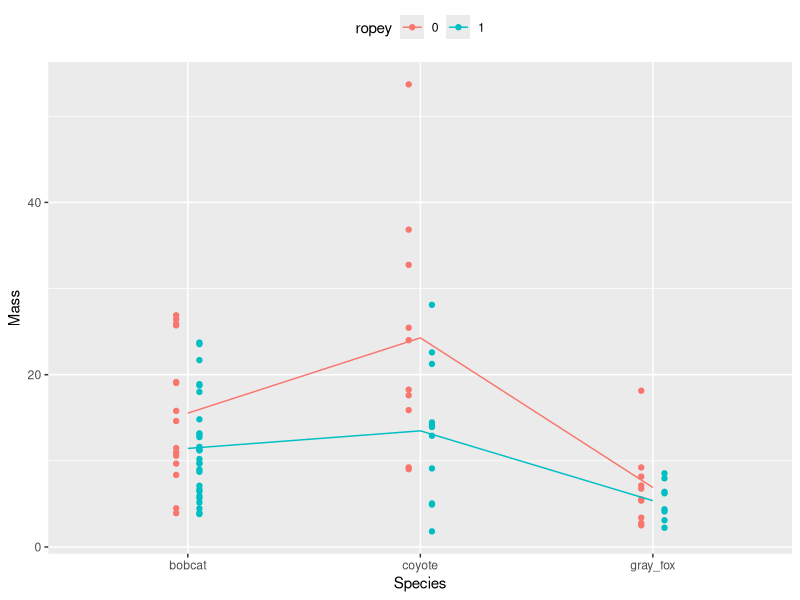
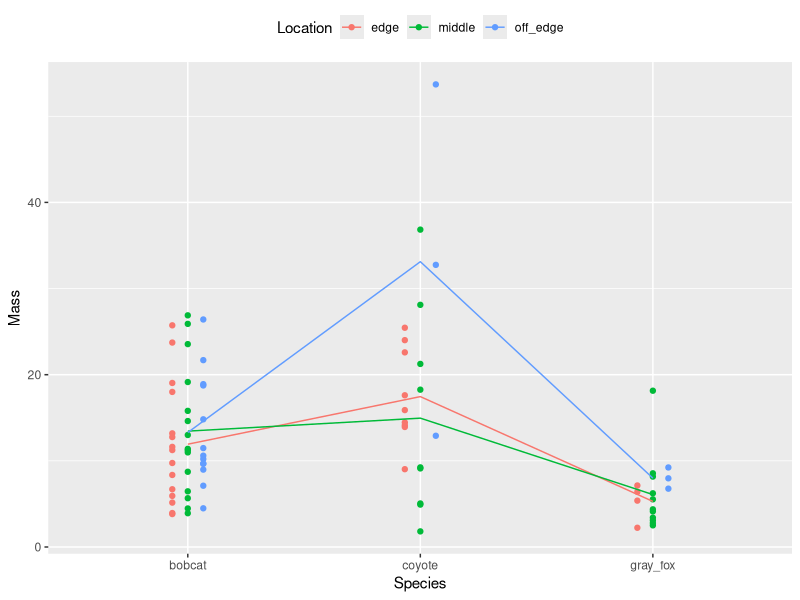
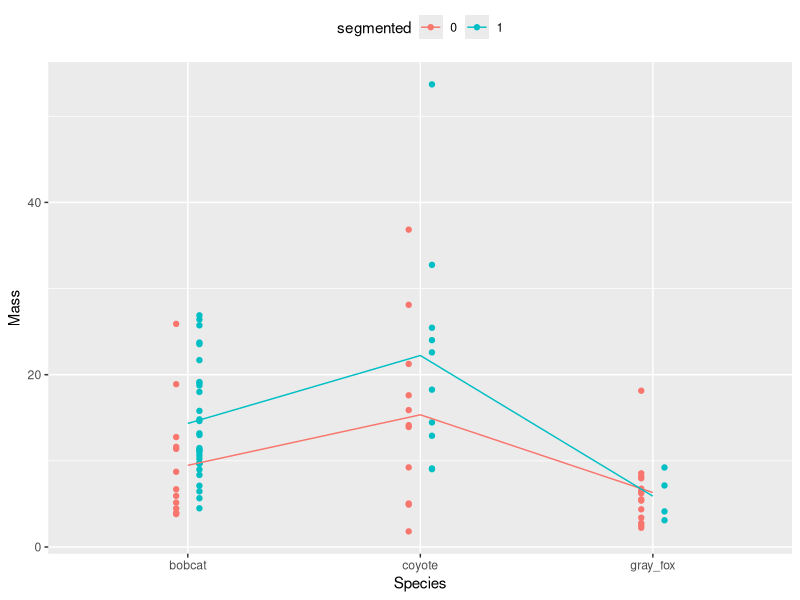
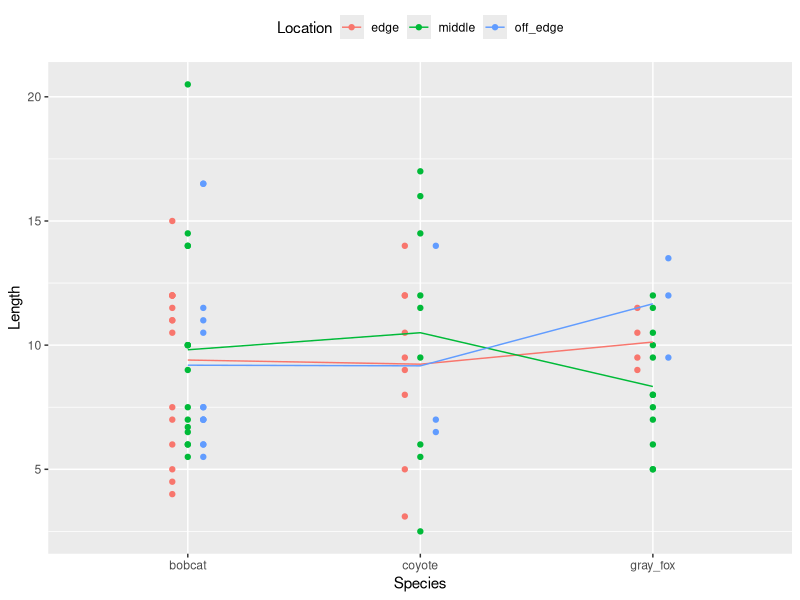
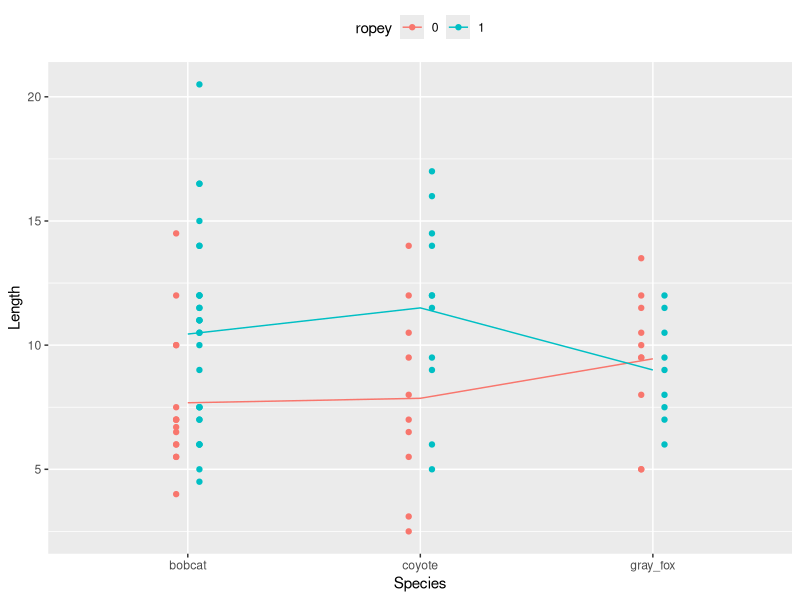
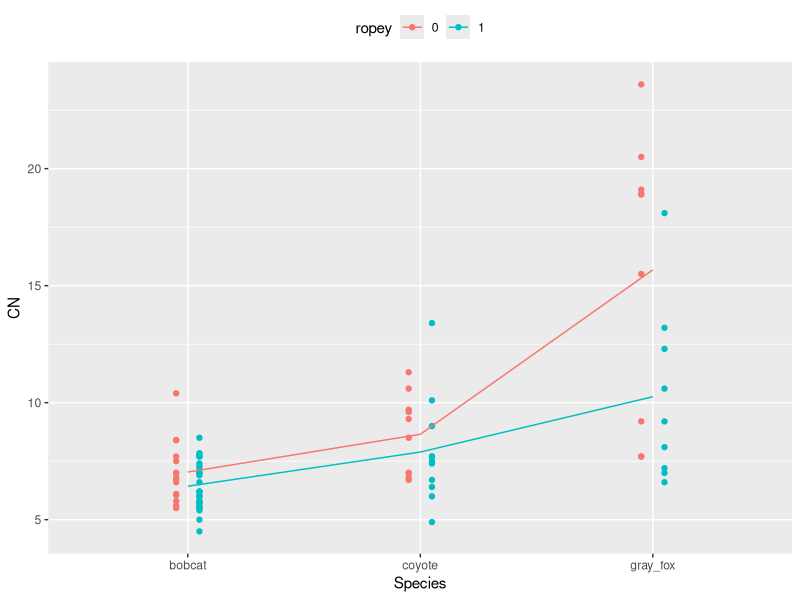

Recreate these plots in R, in order. (Note: this script raises an error after producing the figures.)
#####################################################################
## Code for "Predictive Modeling in R" by Max Kuhn
## Files are at  https://github.com/topepo/IFCS-17

###################################################################
## Slide 4: Load Data

library(caret)
data(scat)
str(scat)

###################################################################
## Slide 5: Missing Data Profile

pct_nonmissing <- function(x) mean(!is.na(x))
unlist(lapply(scat, pct_nonmissing))

###################################################################
## Slide 7: Split the Data

set.seed(11218)
in_train <- createDataPartition(scat$Species, p = 3/4, list = FALSE)
head(in_train)
train_data <- scat[ in_train,]
test_data  <- scat[-in_train,]
## It isn't much data but it's better than nothing...
table(test_data$Species)

###################################################################
## Slide 8: Interaction Plot Code

int_plot <- function(dat, y, x, group) {
  library(plyr)
  if(!is.factor(dat[,group])) dat[,group] <- factor(dat[,group])
  means <- ddply(dat, c(y, group), 
                 function(obj) c(mean = mean(obj[,x], na.rm = TRUE)))
  ggplot(dat, 
         aes_string(y = x,  x = y, color = group, group = group)) + 
    geom_point(position = position_dodge(width = 0.2)) + 
    geom_line(data = means, aes_string(y = "mean")) +
    theme(legend.position = "top")
}

###################################################################
## Slides 9-14

int_plot(train_data, y = "Species", x = "Mass", group = "ropey")

int_plot(train_data, y = "Species", x = "Mass", group = "Location")

int_plot(train_data, y = "Species", x = "Mass", group = "segmented")

int_plot(train_data, y = "Species", x = "Length", group = "Location")

int_plot(train_data, y = "Species", x = "Length", group = "ropey")

int_plot(train_data, y = "Species", x = "CN", group = "ropey")

###################################################################
## Slide 20: An Initial Model Specification

small_form <- 
  paste("Species ~ Month + Year + Site + Age +",
        "Number + Length*ropey + (Location + segmented)*Mass + ",
        "flat + scrape")
small_form <- as.formula(small_form)

small_tr_dat <- train_data[, all.vars(small_form)]
small_tr_dat <- small_tr_dat[complete.cases(small_tr_dat),]

###################################################################
## Slide 28: Multinomial Model

ctrl <- trainControl(method = "repeatedcv", repeats = 5, classProbs = TRUE)
set.seed(2592) ## locks in the resamples
mnr_tune <- train(small_form, data = small_tr_dat,
                  method = "multinom", 
                  preProc = c("center", "scale"),
                  ## avoid regularization for now
                  tuneGrid = data.frame(decay = 0),
                  trControl = ctrl,
                  ## this next argument is passed to `multinom`
                  trace = FALSE)

###################################################################
## Slide 29: Multinomial Model

mnr_tune
predict(mnr_tune, head(test_data)) ## or type = "prob"

###################################################################
## Slide 30: Multinomial Model Variable Importance

print(varImp(mnr_tune, scale = FALSE), top = 10)

###################################################################
## Slide 33: Multinomial Model -- All Data

full_form <- paste("Species ~ Month + Year + Site + Age + Number + ",
                   "Length*ropey + (Location + segmented)*Mass + ",
                   "flat + scrape + ",
                   "TI + d13C + d15N + CN + Diameter + Taper")
full_form <- as.formula(full_form)
set.seed(2592) 
mnr_impute <- train(full_form, data = train_data,
                    method = "multinom",
                    ## Add imputation to the list of pre-processing steps
                    preProc = c("center", "scale", "knnImpute", "zv"),
                    tuneGrid = data.frame(decay = 0),
                    trControl = ctrl,
                    ## do not remove missing data before modeling
                    na.action = na.pass,
                    trace = FALSE)

mnr_impute

###################################################################
## Slide 35: Multinomial Model -- All Data Variable Importance

print(varImp(mnr_impute, scale = FALSE), top = 10)

###################################################################
## Slide 36: Resampled Confusion Matrix

confusionMatrix(mnr_tune)

###################################################################
## Slide 43: Model Tuning Grid

glmn_grid <- expand.grid(alpha = c(0.05, seq(.1, 1, by = 0.025)),
                         lambda = c(.001, .01, .1))
nrow(glmn_grid)

###################################################################
## Slide 44: Model Tuning 

set.seed(2592) ## use the same resamples as mnr_impute
glmn_tune <- train(full_form, data = train_data,
                   method = "glmnet", 
                   preProc = c("center", "scale", "knnImpute", "zv"),
                   ## pass in the tuning grid
                   tuneGrid = glmn_grid,
                   ## pick the sub-model with the best kappa value
                   metric = "Kappa",
                   na.action = na.pass,
                   trControl = ctrl)
## best sub-model results:
glmn_tune$bestTune
getTrainPerf(glmn_tune)

###################################################################
## Slide 45: Model Tuning Plot

theme_set(theme_bw())
ggplot(glmn_tune) + theme(legend.position = "top")

###################################################################
## Slide 46: Resampled Confusion Matrix

confusionMatrix(glmn_tune)

###################################################################
## Slide 48: Model Comparison

compare_models(glmn_tune, mnr_impute, metric = "Kappa")

###################################################################
## Slide 49: Fitting Other Models

set.seed(2592) 
bagged_tree <- train(Species ~ ., data = train_data,
                     method = "treebag", 
                     metric = "Kappa",
                     na.action = na.pass,
                     trControl = ctrl)
getTrainPerf(bagged_tree)

###################################################################
## Slide 50: Fitting Other Models

set.seed(2592) 
knn_tune <- train(Species ~ ., data = train_data,
                  method = "knn", 
                  preProc = c("center", "scale", "knnImpute", "zv"),
                  ## pass in the tuning grid _size_
                  tuneLength = 20,
                  metric = "Kappa",
                  na.action = na.pass,
                  trControl = ctrl)
getTrainPerf(knn_tune)

###################################################################
## Slide 51: Preprocessing Too

set.seed(2592) 
transformed <- train(full_form, data = train_data,
                   method = "glmnet", 
                   ## Also transform the predictors
                   preProc = c("center", "scale", "knnImpute", 
                               "zv", "YeoJohnson"),
                   tuneGrid = glmn_grid,
                   metric = "Kappa",
                   na.action = na.pass,
                   trControl = ctrl)
getTrainPerf(transformed)

###################################################################
## Slide 52: Collecting the Results

rs <- resamples(list(knn = knn_tune, bagged = bagged_tree,
                     multinomial = mnr_impute, glmnet = glmn_tune,
                     "glmnet + trans" = transformed))
summary(rs, metric = "Kappa")

###################################################################
## Slide 53: Resampling Distributions

bwplot(rs, metric = "Kappa")

###################################################################
## Slide 54: Resampling Distributions

dotplot(rs, metric = "Kappa")

###################################################################
## Slide 55: Test Set Results

test_pred <- predict(glmn_tune, newdata = test_data, na.action = na.pass)
str(test_pred)
test_prob <- predict(glmn_tune, newdata = test_data, 
                     na.action = na.pass, type = "prob")
str(test_prob)

###################################################################
## Slide 56: Test Set Results

confusionMatrix(test_pred, test_data$Species)

###################################################################
## Slide 58: Sequentially Creating a Recipe

library(recipes)
scat_rec <- recipe(Species ~ ., data = scat) 
scat_rec

###################################################################
## Slide 59: Imputation

scat_rec <- scat_rec %>%
  step_bagimpute(Diameter, Taper, TI, Mass, d13C, d15N, CN) 

scat_rec <- scat_rec %>%
  step_dummy(all_nominal(), -all_outcomes()) 
scat_rec

###################################################################
## Slide 60: Interactions

scat_rec <- scat_rec %>%
  step_interact(~ Length:ropey) %>%
  step_interact(~ Location_middle:Mass) %>%
  step_interact(~ Location_off_edge:Mass) %>%
  step_interact(~ segmented:Mass)

###################################################################
## Slide 61: Estimating the Required Statistics

scat_rec_trained <- prep(scat_rec, training = train_data, retain = TRUE)

###################################################################
## Slide 62: Estimating the Required Statistics

scat_rec_trained

###################################################################
## Slide 63: Processing Data

proc_train_data <- bake(scat_rec_trained, newdata = train_data)
proc_test_data  <- bake(scat_rec_trained, newdata = test_data)

mean(!complete.cases(train_data))
mean(!complete.cases(proc_train_data))

names(proc_train_data)


###################################################################
## Slide 64: How Are Recipes used with Models?

train(scat_rec, 
      data = train_data,
      method = "glmnet", 
      tuneGrid = glmn_grid,
      metric = "Kappa",
      na.action = na.pass,
      trControl = ctrl)

